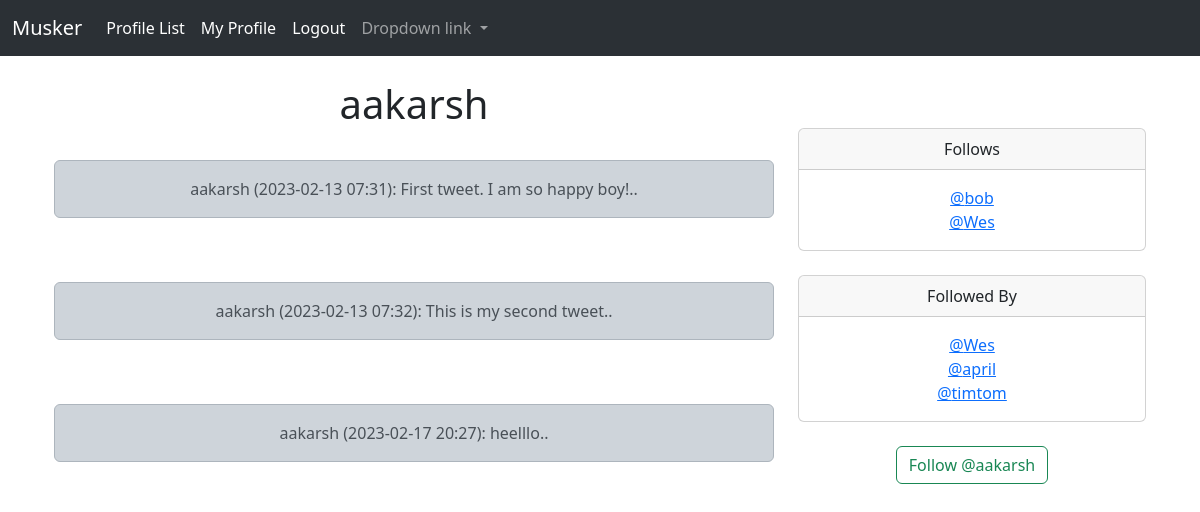
Screenshot of /profile/1 (signed in) with the database file from the repository.
### musker/models.py (models this page shows)
class Profile(models.Model):
    user = models.OneToOneField(User, on_delete= models.CASCADE)
    follows = models.ManyToManyField("self", related_name= "followed_by",
                                    symmetrical= False, # you can follow somebody, but they don't have to follow back, assymetrical
                                    blank=True, # you don't have to follow anybody
                                    )
    date_modified = models.DateTimeField(User, auto_now_add=True)
    def __str__(self):
        return self.user.username

class Tweet(models.Model):
    user = models.ForeignKey(User, related_name='tweets', on_delete=models.DO_NOTHING)
    body = models.CharField(max_length=200)
    created_at = models.DateTimeField(auto_now_add=True)
    def __str__(self):
        return (f"{self.user} "
                f"({self.created_at:%Y-%m-%d %H:%M}): "
                f"{self.body}..")

### musker/views.py (the view, shortened to what this page needs)
# urls.py: path("profile/<int:pk>", views.UserProfile, name="profile"),
def UserProfile(request, pk):
    if request.user.is_authenticated:
        profile = Profile.objects.get(user_id=pk)
        tweets = Tweet.objects.filter(user_id = pk)
        return render(request, 'profile.html', {"profile": profile, "tweets": tweets})
    else:
        messages.success(request, ("You must be logged in to use this page"))
        return redirect('home')

### musker/templates/profile.html (shortened to what this page needs)
{% extends 'base.html' %}
{% load static %}
{% block content %}
    {% if profile %}
        <div class="container text-center">
            <div class="row">
                <div class="col-8"><h1>{{profile.user.username}}</h1><br>
                    {% if tweets %}
                        {% for tweet in tweets %}
                            <div class="alert alert-dark" role="alert">
                                {{tweet}}
                            </div>
                            <br><br>
                        {% endfor %}
                    {% endif %}
                </div>
                <div class="col-4"><br><br>
                    <div class="card">
                        <div class="card-header">
                          Follows
                        </div>
                        <div class="card-body">
                          <p class="card-text">
                            {% for following in profile.follows.all %}
                                <a href="{% url 'profile' following.user.id %}">@{{ following }}</a> <br>
                            {% endfor %}
                          </p>
                        </div>
                      </div>
                      <br>
                    <div class="card">
                        <div class="card-header">
                          Followed By
                        </div>
                        <div class="card-body">
                          <p class="card-text">
                            {% for following in profile.followed_by.all %}
                                <a href="{% url 'profile' following.user.id %}">@{{ following }}</a> <br>
                            {% endfor %}
                          </p>
                        </div>
                    </div>
                    <br>
                    <form method=POST>
                        {% if profile in user.profile.follows.all %}
                            <button class="btn btn-outline-danger" name="follow" value="unfollow" type="submit">
                                Unfollow @{{profile.user.username}}
                            </button>
                        {% else %}
                        <button class="btn btn-outline-success" name="follow" value="follow" type="submit">
                            Follow @{{profile.user.username}}
                        </button>
                        {% endif %}
                    </form>     <br>
                </div>
            </div>
        </div>
        <br>
    {% endif %}
{% endblock %}

### rows the page displays
Profile: user.username "aakarsh"
Tweet: user+created_at+body "aakarsh (2023-02-13 07:31): First tweet. I am so happy boy!.."
Tweet: user+created_at+body "aakarsh (2023-02-13 07:32): This is my second tweet.."
Tweet: user+created_at+body "aakarsh (2023-02-17 20:27): heelllo.."
Profile: user.username "bob"
Profile: user.username "Wes"
Profile: user.username "april"
Profile: user.username "timtom"
